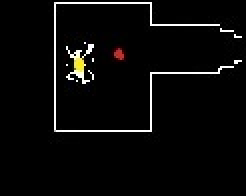
#> input picture imgs/maps/11322/target.jpg, 123 x 98 px, found by its file name (shown 2 times larger)
$ python cleaner.py
#> lines starting #> are read from the running program, lines starting #| are printed output that depends on the picture; after the words box and inside, x2 and y2 are one past the last pixel; in counts of white or black regions, pixels touching at a corner belong together
import cv2 as cv
import numpy as np
import time
import random
import sys
import os
from shutil import copy


def get_center(img, i, j):
    rx, ry, rt = 0, 0, 0
    for x in range(-7, 7):
        for y in range(-7, 7):
            if (
                i + x >= 0
                and j + y >= 0
                and i + x < img.shape[0]
                and j + y < img.shape[1]
            ):
                s = np.sum(img[i + x, j + y])
                if s > 30 and s < 255 * 3 - 30:
                    rt += 1
                    rx += x
                    ry += y
    return (i + rx / rt, j + ry / rt)


def get_target(pth):
#> called with pth = 'imgs/maps/11083/target.jpg'
    img = cv.imread(pth)
#> img is the input picture: shape (98, 123, 3); mean B, G, R 8.4, 8.8, 9.2
    res = set()
    f_set = [
        lambda p: p[2] < 85 and p[1] < 85 and p[0] > 180,  # 路径点 蓝
        lambda p: p[2] > 180 and p[1] < 70 and p[0] < 70,  # 怪 红
        lambda p: p[2] < 90 and p[1] > 150 and p[0] < 90,  # 交互点 绿
        lambda p: p[2] > 180 and p[1] > 180 and p[0] < 70,  # 终点 黄
    ]
    p_cnt = [0,0,0,0]
    for i in range(img.shape[0]):
        for j in range(img.shape[1]):
            for k in range(4):
                if f_set[k](img[i, j]):
                    p = get_center(img, i, j)
                    res.add((p, k))
                    img[max(i - 7, 0) : i + 7, max(j - 7, 0) : j + 7] = [0, 0, 0]
                    p_cnt[k]+=1
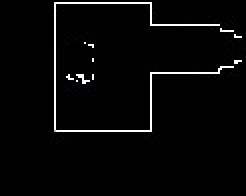
#> img: shape (98, 123, 3) (shown 2 times larger); 3.14% of pixels changed, all inside (x1, y1, x2, y2) = (32, 19, 65, 37)
#> after the loop, p_cnt = [0, 1, 0, 1]; res = 2 items
    if p_cnt[3]==0:
        print(pth,'no end point')
    if p_cnt[1]!=0 and p_cnt[2]!=0:
        print(pth,'wrong interactive point')

'''
big_minimap = [10538,11115,12345,12346,12872,13197,18769,19787,22212,23480,30797,31289,38866,40978,42250,43642,45516,45735,46900,4805,51202,52451,53073,56417,63533,65515,65576,67673,68145,70941,73927,74959,75973,78566,81866,85880,86757,89054,89201,89358,9011,96641,97964,9908,99257,99570]

for file in os.listdir("imgs/maps"):
    if len(file)<=5 and int(file) not in big_minimap:
        for map in os.listdir("imgs/maps/" + file):
            os.remove("imgs/maps/" + file + "/" + map)
        os.removedirs("imgs/maps/"+file)
for file in os.listdir('tmp'):
    print(file.split('.')[0],end=',')
exit()
'''
# 删除地图数据中没用的文件
for file in os.listdir("imgs/maps"):
    pth = "imgs/maps/" + file + "/target.jpg"
    if os.path.exists(pth):
        get_target(pth)
        copy(os.getcwd()+'\\'+"imgs/maps/" + file + "/target.jpg",os.getcwd()+'\\'+'targ')
        os.rename('targ/target.jpg','targ/'+str(file)+'.jpg')
        # [8 lines of commented-out code are left out]
